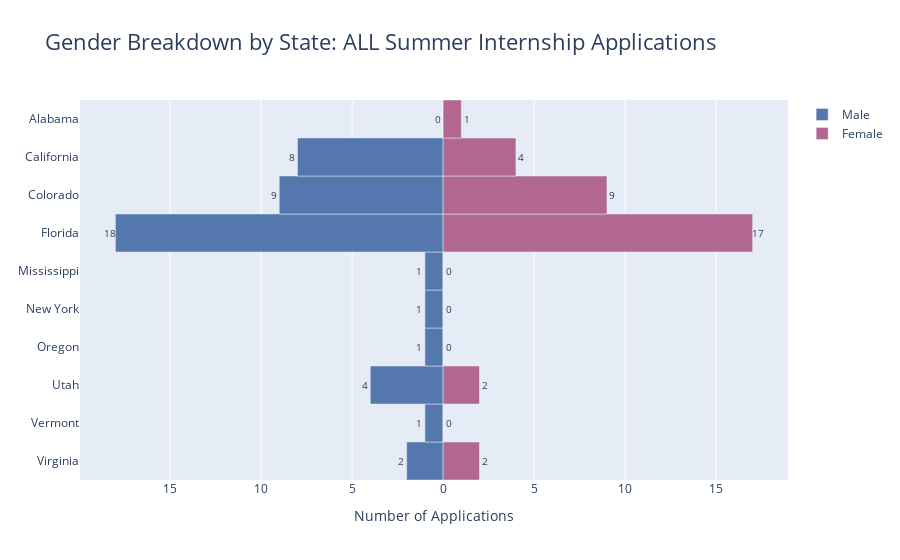
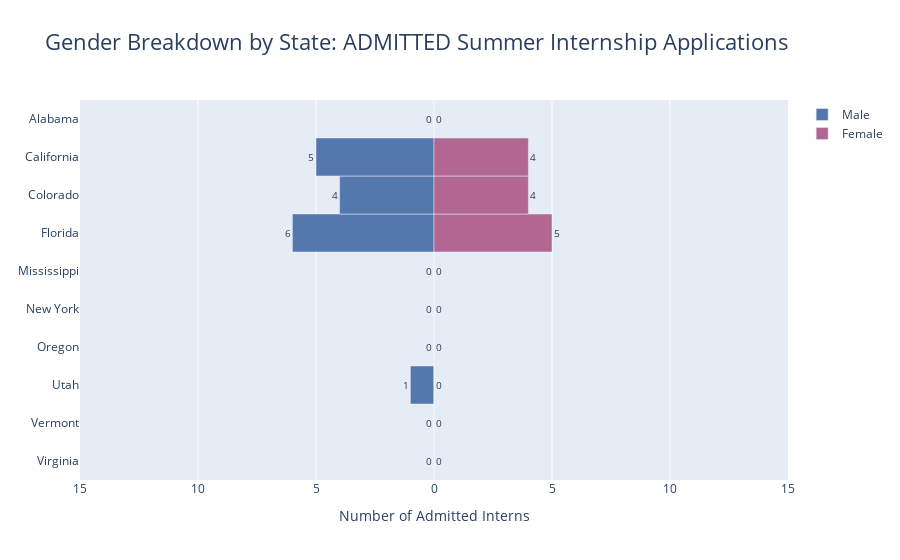
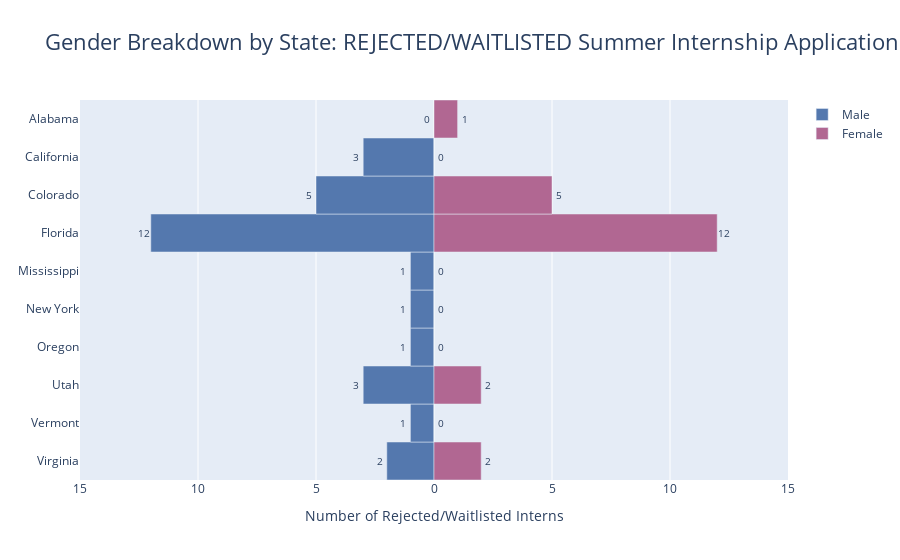

The cell these charts' notebook holds for them, in order:
### Code cell
# Source: https://www.geeksforgeeks.org/how-to-create-a-population-pyramid-using-plotly-in-python/

## DEFINING FUNCTIONS FOR VISUALS
def create_bar_trace(y, x, name, orientation, marker_color):
    trace = go.Bar(y = y, x = x, name = name, orientation = orientation, marker_color = marker_color)
    return trace

def add_data_labels_female(fig, y, x, sep):
    for i, value in enumerate(x):
        fig.add_annotation(dict(x = value+sep, y = y[i], text = str(value), showarrow = False, font = dict(size = 10)))

def add_data_labels_male(fig, y, x, sep):
    for i, value in enumerate(x):
        fig.add_annotation(dict(x = value-sep, y = y[i], text = str(value*-1), showarrow = False, font = dict(size = 10)))

# Sort alphabetically by state  
males_all_sorted = sorted(zip(males_all["State"], -males_all["count"]), key=lambda x: x[0], reverse = True)
females_all_sorted = sorted(zip(females_all["State"], females_all["count"]), key=lambda x: x[0], reverse = True)
males_all_states_sorted, males_all_counts_sorted = zip(*males_all_sorted)
females_all_states_sorted, females_all_counts_sorted = zip(*females_all_sorted)

males_admit_sorted = sorted(zip(males_admit["State"], -males_admit["count"]), key=lambda x: x[0], reverse = True)
females_admit_sorted = sorted(zip(females_admit["State"], females_admit["count"]), key=lambda x: x[0], reverse = True)
males_admit_states_sorted, males_admit_counts_sorted = zip(*males_admit_sorted)
females_admit_states_sorted, females_admit_counts_sorted = zip(*females_admit_sorted)

males_reject_sorted = sorted(zip(males_reject["State"], -males_reject["count"]), key=lambda x: x[0], reverse = True)
females_reject_sorted = sorted(zip(females_reject["State"], females_reject["count"]), key=lambda x: x[0], reverse = True)
males_reject_states_sorted, males_reject_counts_sorted = zip(*males_reject_sorted)
females_reject_states_sorted, females_reject_counts_sorted = zip(*females_reject_sorted)

## ALL APPLICATIONS
trace1= create_bar_trace(list(males_all_states_sorted), list(males_all_counts_sorted), "Male", "h", "#5478AE")
trace2 = create_bar_trace(list(females_all_states_sorted), list(females_all_counts_sorted), "Female", "h", "#B16792")
fig1 = go.Figure([trace1, trace2])
fig1.update_layout(
    title = "Gender Breakdown by State: ALL Summer Internship Applications",
    title_font_size = 22,
    barmode = "relative",
    bargap = 0.0,
    bargroupgap = 0,
    xaxis = dict(
        tickvals = [-55, -50, -45, -40, -35, -30, -25, -20, -15, -10, -5, 0, 5, 10, 15, 20, 25, 30, 35, 40, 45, 50, 55],
        ticktext = ["55", "50", "45", "40", "35", "30", "25", "20", "15", "10", "5", "0", "5", "10", "15", "20", "25", "30", "35", "40", "45", "50", "55"],
        title = "Number of Applications",
        title_font_size = 14))
add_data_labels_male(fig1, list(males_all["State"]), -males_all["count"], 0.3)
add_data_labels_female(fig1, list(females_all["State"]), females_all["count"], 0.3)
fig1.show()
fig1.write_image("../website/images/gender_dist_plot_by_state_all.png", engine = "kaleido")

## ADMITTED APPLICATIONS
trace3 = create_bar_trace(list(males_admit_states_sorted), list(males_admit_counts_sorted), "Male", "h", "#5478AE")
trace4 = create_bar_trace(list(females_admit_states_sorted), list(females_admit_counts_sorted), "Female", "h", "#B16792")
fig2 = go.Figure([trace3, trace4])
fig2.update_layout(
    title = "Gender Breakdown by State: ADMITTED Summer Internship Applications",
    title_font_size = 22,
    barmode = "relative",
    bargap = 0.0,
    bargroupgap = 0,
    xaxis = dict(
        tickvals = [-20, -15, -10, -5, 0, 5, 10, 15, 20],
        ticktext = ["20", "15", "10", "5", "0", "5", "10", "15", "20"],
        title = "Number of Admitted Interns",
        title_font_size = 14, 
        range = [-15, 15]))
add_data_labels_male(fig2, list(males_admit["State"]), -males_admit["count"], 0.2)
add_data_labels_female(fig2, list(females_admit["State"]), females_admit["count"], 0.2)
fig2.show()
fig2.write_image("../website/images/gender_dist_plot_by_state_admitted.png", engine = "kaleido")

## REJECTED/WAITLISTED APPLICATIONS
trace5 = create_bar_trace(list(males_reject_states_sorted), list(males_reject_counts_sorted), "Male", "h", "#5478AE")
trace6 = create_bar_trace(list(females_reject_states_sorted), list(females_reject_counts_sorted), "Female", "h", "#B16792")
fig3 = go.Figure([trace5, trace6])
fig3.update_layout(
    title = "Gender Breakdown by State: REJECTED/WAITLISTED Summer Internship Applications",
    title_font_size = 22,
    barmode = "relative",
    bargap = 0.0,
    bargroupgap = 0,
    xaxis = dict(
        tickvals = [-20, -15, -10, -5, 0, 5, 10, 15, 20],
        ticktext = ["20", "15", "10", "5", "0", "5", "10", "15", "20"],
        title = "Number of Rejected/Waitlisted Interns",
        title_font_size = 14, 
        range = [-15, 15]))
add_data_labels_male(fig3, list(males_reject["State"]), -males_reject["count"], 0.3)
add_data_labels_female(fig3, list(females_reject["State"]), females_reject["count"], 0.3)
fig3.show()
fig3.write_image("../website/images/gender_dist_plot_by_state_rejected.png", engine = "kaleido")

### Figure 1 — Plotly figure (JSON) as saved in the notebook; plotly's stock layout.template omitted (floating-point values rounded to 4 significant figures)
{"data": [{"marker": {"color": "#5478AE"}, "name": "Male", "orientation": "h", "type": "bar", "x": [-2, -1, -4, -1, -1, -1, -18, -9, -8, 0], "y": ["Virginia", "Vermont", "Utah", "Oregon", "New York", "Mississippi", "Florida", "Colorado", "California", "Alabama"]}, {"marker": {"color": "#B16792"}, "name": "Female", "orientation": "h", "type": "bar", "x": [2, 0, 2, 0, 0, 0, 17, 9, 4, 1], "y": ["Virginia", "Vermont", "Utah", "Oregon", "New York", "Mississippi", "Florida", "Colorado", "California", "Alabama"]}], "layout": {"annotations": [{"font": {"size": 10}, "showarrow": false, "text": "0", "x": -0.3, "y": "Alabama"}, {"font": {"size": 10}, "showarrow": false, "text": "8", "x": -8.3, "y": "California"}, {"font": {"size": 10}, "showarrow": false, "text": "9", "x": -9.3, "y": "Colorado"}, {"font": {"size": 10}, "showarrow": false, "text": "18", "x": -18.3, "y": "Florida"}, {"font": {"size": 10}, "showarrow": false, "text": "1", "x": -1.3, "y": "Mississippi"}, {"font": {"size": 10}, "showarrow": false, "text": "1", "x": -1.3, "y": "New York"}, {"font": {"size": 10}, "showarrow": false, "text": "1", "x": -1.3, "y": "Oregon"}, {"font": {"size": 10}, "showarrow": false, "text": "4", "x": -4.3, "y": "Utah"}, {"font": {"size": 10}, "showarrow": false, "text": "1", "x": -1.3, "y": "Vermont"}, {"font": {"size": 10}, "showarrow": false, "text": "2", "x": -2.3, "y": "Virginia"}, {"font": {"size": 10}, "showarrow": false, "text": "1", "x": 1.3, "y": "Alabama"}, {"font": {"size": 10}, "showarrow": false, "text": "4", "x": 4.3, "y": "California"}, {"font": {"size": 10}, "showarrow": false, "text": "9", "x": 9.3, "y": "Colorado"}, {"font": {"size": 10}, "showarrow": false, "text": "17", "x": 17.3, "y": "Florida"}, {"font": {"size": 10}, "showarrow": false, "text": "0", "x": 0.3, "y": "Mississippi"}, {"font": {"size": 10}, "showarrow": false, "text": "0", "x": 0.3, "y": "New York"}, {"font": {"size": 10}, "showarrow": false, "text": "0", "x": 0.3, "y": "Oregon"}, {"font": {"size": 10}, "showarrow": false, "text": "2", "x": 2.3, "y": "Utah"}, {"font": {"size": 10}, "showarrow": false, "text": "0", "x": 0.3, "y": "Vermont"}, {"font": {"size": 10}, "showarrow": false, "text": "2", "x": 2.3, "y": "Virginia"}], "bargap": 0, "bargroupgap": 0, "barmode": "relative", "title": {"font": {"size": 22}, "text": "Gender Breakdown by State: ALL Summer Internship Applications"}, "xaxis": {"ticktext": ["55", "50", "45", "40", "35", "30", "25", "20", "15", "10", "5", "0", "5", "10", "15", "20", "25", "30", "35", "40", "45", "50", "55"], "tickvals": [-55, -50, -45, -40, -35, -30, -25, -20, -15, -10, -5, 0, 5, 10, 15, 20, 25, 30, 35, 40, 45, 50, 55], "title": {"font": {"size": 14}, "text": "Number of Applications"}}}}

### Figure 2 — Plotly figure (JSON) as saved in the notebook; plotly's stock layout.template omitted (floating-point values rounded to 4 significant figures)
{"data": [{"marker": {"color": "#5478AE"}, "name": "Male", "orientation": "h", "type": "bar", "x": [0, 0, -1, 0, 0, 0, -6, -4, -5, 0], "y": ["Virginia", "Vermont", "Utah", "Oregon", "New York", "Mississippi", "Florida", "Colorado", "California", "Alabama"]}, {"marker": {"color": "#B16792"}, "name": "Female", "orientation": "h", "type": "bar", "x": [0, 0, 0, 0, 0, 0, 5, 4, 4, 0], "y": ["Virginia", "Vermont", "Utah", "Oregon", "New York", "Mississippi", "Florida", "Colorado", "California", "Alabama"]}], "layout": {"annotations": [{"font": {"size": 10}, "showarrow": false, "text": "0", "x": -0.2, "y": "Alabama"}, {"font": {"size": 10}, "showarrow": false, "text": "5", "x": -5.2, "y": "California"}, {"font": {"size": 10}, "showarrow": false, "text": "4", "x": -4.2, "y": "Colorado"}, {"font": {"size": 10}, "showarrow": false, "text": "6", "x": -6.2, "y": "Florida"}, {"font": {"size": 10}, "showarrow": false, "text": "0", "x": -0.2, "y": "Mississippi"}, {"font": {"size": 10}, "showarrow": false, "text": "0", "x": -0.2, "y": "New York"}, {"font": {"size": 10}, "showarrow": false, "text": "0", "x": -0.2, "y": "Oregon"}, {"font": {"size": 10}, "showarrow": false, "text": "1", "x": -1.2, "y": "Utah"}, {"font": {"size": 10}, "showarrow": false, "text": "0", "x": -0.2, "y": "Vermont"}, {"font": {"size": 10}, "showarrow": false, "text": "0", "x": -0.2, "y": "Virginia"}, {"font": {"size": 10}, "showarrow": false, "text": "0", "x": 0.2, "y": "Alabama"}, {"font": {"size": 10}, "showarrow": false, "text": "4", "x": 4.2, "y": "California"}, {"font": {"size": 10}, "showarrow": false, "text": "4", "x": 4.2, "y": "Colorado"}, {"font": {"size": 10}, "showarrow": false, "text": "5", "x": 5.2, "y": "Florida"}, {"font": {"size": 10}, "showarrow": false, "text": "0", "x": 0.2, "y": "Mississippi"}, {"font": {"size": 10}, "showarrow": false, "text": "0", "x": 0.2, "y": "New York"}, {"font": {"size": 10}, "showarrow": false, "text": "0", "x": 0.2, "y": "Oregon"}, {"font": {"size": 10}, "showarrow": false, "text": "0", "x": 0.2, "y": "Utah"}, {"font": {"size": 10}, "showarrow": false, "text": "0", "x": 0.2, "y": "Vermont"}, {"font": {"size": 10}, "showarrow": false, "text": "0", "x": 0.2, "y": "Virginia"}], "bargap": 0, "bargroupgap": 0, "barmode": "relative", "title": {"font": {"size": 22}, "text": "Gender Breakdown by State: ADMITTED Summer Internship Applications"}, "xaxis": {"range": [-15, 15], "ticktext": ["20", "15", "10", "5", "0", "5", "10", "15", "20"], "tickvals": [-20, -15, -10, -5, 0, 5, 10, 15, 20], "title": {"font": {"size": 14}, "text": "Number of Admitted Interns"}}}}

### Figure 3 — Plotly figure (JSON) as saved in the notebook; plotly's stock layout.template omitted (floating-point values rounded to 4 significant figures)
{"data": [{"marker": {"color": "#5478AE"}, "name": "Male", "orientation": "h", "type": "bar", "x": [-2, -1, -3, -1, -1, -1, -12, -5, -3, 0], "y": ["Virginia", "Vermont", "Utah", "Oregon", "New York", "Mississippi", "Florida", "Colorado", "California", "Alabama"]}, {"marker": {"color": "#B16792"}, "name": "Female", "orientation": "h", "type": "bar", "x": [2, 0, 2, 0, 0, 0, 12, 5, 0, 1], "y": ["Virginia", "Vermont", "Utah", "Oregon", "New York", "Mississippi", "Florida", "Colorado", "California", "Alabama"]}], "layout": {"annotations": [{"font": {"size": 10}, "showarrow": false, "text": "0", "x": -0.3, "y": "Alabama"}, {"font": {"size": 10}, "showarrow": false, "text": "3", "x": -3.3, "y": "California"}, {"font": {"size": 10}, "showarrow": false, "text": "5", "x": -5.3, "y": "Colorado"}, {"font": {"size": 10}, "showarrow": false, "text": "12", "x": -12.3, "y": "Florida"}, {"font": {"size": 10}, "showarrow": false, "text": "1", "x": -1.3, "y": "Mississippi"}, {"font": {"size": 10}, "showarrow": false, "text": "1", "x": -1.3, "y": "New York"}, {"font": {"size": 10}, "showarrow": false, "text": "1", "x": -1.3, "y": "Oregon"}, {"font": {"size": 10}, "showarrow": false, "text": "3", "x": -3.3, "y": "Utah"}, {"font": {"size": 10}, "showarrow": false, "text": "1", "x": -1.3, "y": "Vermont"}, {"font": {"size": 10}, "showarrow": false, "text": "2", "x": -2.3, "y": "Virginia"}, {"font": {"size": 10}, "showarrow": false, "text": "1", "x": 1.3, "y": "Alabama"}, {"font": {"size": 10}, "showarrow": false, "text": "0", "x": 0.3, "y": "California"}, {"font": {"size": 10}, "showarrow": false, "text": "5", "x": 5.3, "y": "Colorado"}, {"font": {"size": 10}, "showarrow": false, "text": "12", "x": 12.3, "y": "Florida"}, {"font": {"size": 10}, "showarrow": false, "text": "0", "x": 0.3, "y": "Mississippi"}, {"font": {"size": 10}, "showarrow": false, "text": "0", "x": 0.3, "y": "New York"}, {"font": {"size": 10}, "showarrow": false, "text": "0", "x": 0.3, "y": "Oregon"}, {"font": {"size": 10}, "showarrow": false, "text": "2", "x": 2.3, "y": "Utah"}, {"font": {"size": 10}, "showarrow": false, "text": "0", "x": 0.3, "y": "Vermont"}, {"font": {"size": 10}, "showarrow": false, "text": "2", "x": 2.3, "y": "Virginia"}], "bargap": 0, "bargroupgap": 0, "barmode": "relative", "title": {"font": {"size": 22}, "text": "Gender Breakdown by State: REJECTED/WAITLISTED Summer Internship Applications"}, "xaxis": {"range": [-15, 15], "ticktext": ["20", "15", "10", "5", "0", "5", "10", "15", "20"], "tickvals": [-20, -15, -10, -5, 0, 5, 10, 15, 20], "title": {"font": {"size": 14}, "text": "Number of Rejected/Waitlisted Interns"}}}}
